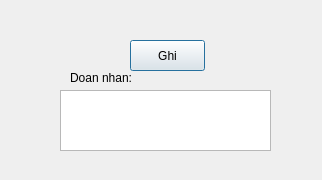
<?xml version="1.0" encoding="UTF-8"?>
<ui version="4.0">
 <class>Dialog</class>
 <widget class="QDialog" name="Dialog">
  <property name="geometry">
   <rect>
    <x>0</x>
    <y>0</y>
    <width>322</width>
    <height>180</height>
   </rect>
  </property>
  <property name="windowTitle">
   <string>Dialog</string>
  </property>
  <widget class="QLabel" name="label">
   <property name="geometry">
    <rect>
     <x>70</x>
     <y>70</y>
     <width>71</width>
     <height>16</height>
    </rect>
   </property>
   <property name="text">
    <string>Doan nhan:</string>
   </property>
  </widget>
  <widget class="QPushButton" name="recordButton">
   <property name="geometry">
    <rect>
     <x>130</x>
     <y>40</y>
     <width>75</width>
     <height>31</height>
    </rect>
   </property>
   <property name="text">
    <string>Ghi</string>
   </property>
  </widget>
  <widget class="QTextBrowser" name="textBrowser">
   <property name="geometry">
    <rect>
     <x>60</x>
     <y>90</y>
     <width>211</width>
     <height>61</height>
    </rect>
   </property>
  </widget>
 </widget>
 <resources/>
 <connections/>
</ui>
